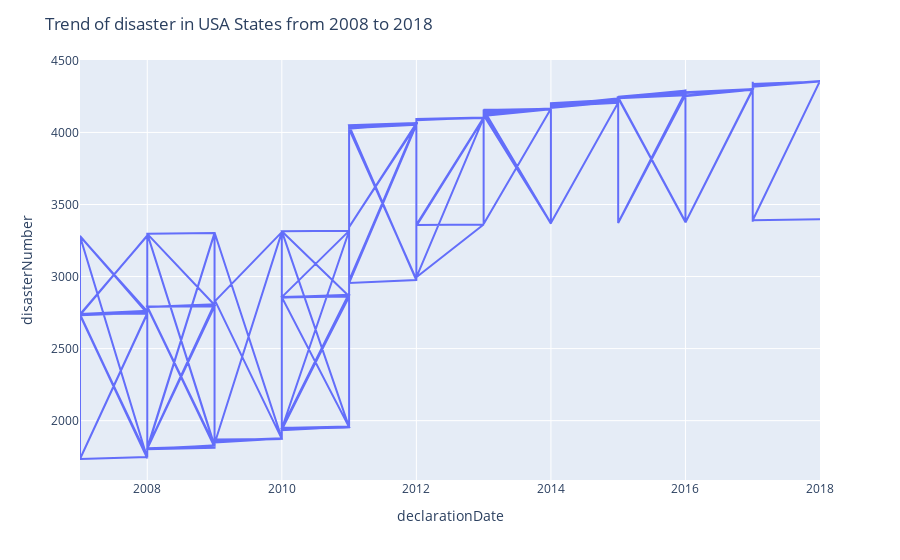

The notebook cell this image was saved under:
### Code cell
# To show trend of disaster over time
fig = px.line(df, x='declarationDate', y="disasterNumber")
fig.update_layout(title='Trend of disaster in USA States from 2008 to 2018')
fig.show()

### Figure 1 — Plotly figure (JSON) as saved in the notebook; plotly's stock layout.template omitted (floating-point values rounded to 4 significant figures; data arrays with more than 128 entries replaced by an {"elided": "..."} marker saying what was removed)
{"data": [{"hovertemplate": "declarationDate=%{x}<br>disasterNumber=%{y}<extra></extra>", "legendgroup": "", "line": {"color": "#636efa", "dash": "solid"}, "marker": {"symbol": "circle"}, "mode": "lines", "name": "", "orientation": "v", "showlegend": false, "type": "scatter", "x": {"elided": "1000 int values"}, "xaxis": "x", "y": {"elided": "1000 int values"}, "yaxis": "y"}], "layout": {"legend": {"tracegroupgap": 0}, "margin": {"t": 60}, "title": {"text": "Trend of disaster in USA States from 2008 to 2018"}, "xaxis": {"anchor": "y", "domain": [0, 1], "title": {"text": "declarationDate"}}, "yaxis": {"anchor": "x", "domain": [0, 1], "title": {"text": "disasterNumber"}}}}
